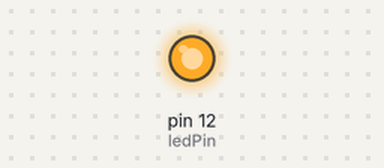
Simulated run of this sketch. Board: Arduino Uno, built with avr-gcc and run on an emulated ATmega328P. Shown: output pins drawn as LEDs (lit = HIGH). Random numbers use the default seed unless the sketch sets one.

Above: at 0.1 s.
At 38.22 s:
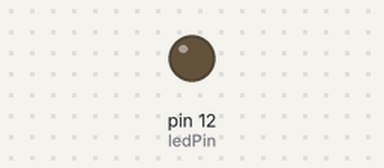
Timing chart, 0 to 39.9 s (numbered marks = the images above):
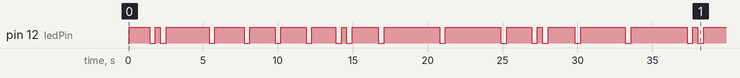

Measured:
- by itself, pin 12 (ledPin): LOW → HIGH at 0.09 s, → LOW 1.4 s later, → HIGH 0.38 s later, → LOW 0.33 s later, … (35 changes in this stretch)

The sketch:

ghost_blink.ino
```cpp
//

int ledPin = 12;
int doublecounter = 0;
int randOn = 0;

void setup(){
  randomSeed(analogRead(0));
//  pinMode(ledPin,OUTPUT);
}

void lightOn(){
  for(int fadeValue = 0; fadeValue <= 255; fadeValue += 15){
    fadeValue = fadeValue > 255 ? 255 : fadeValue;
    analogWrite(ledPin, fadeValue);
    delay(10);
  }
}
void lightOff(){
  for(int fadeValue = 255; fadeValue >= 0; fadeValue -= 15){
    fadeValue = fadeValue < 0 ? 0 : fadeValue;
    analogWrite(ledPin, fadeValue);
    delay(10);
  }
}

void loop(){
  randOn = random(900,3600);

  if(doublecounter-- < 0){
     randOn = 150;
     doublecounter = random(2,5);
  }
  //digitalWrite(ledPin,HIGH);
  lightOn();
  delay(randOn);
  //digitalWrite(ledPin,LOW);
  lightOff();
  delay(200);
}
```
